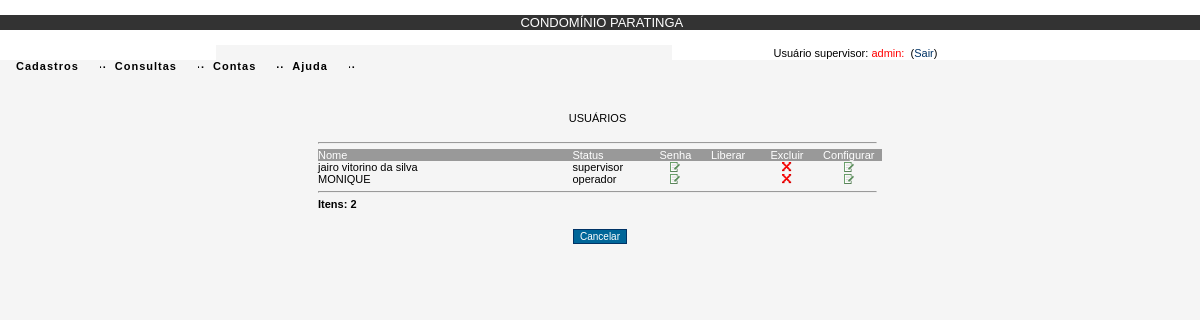
The page /usuario_lista.php (signed in) on the database as committed earlier.
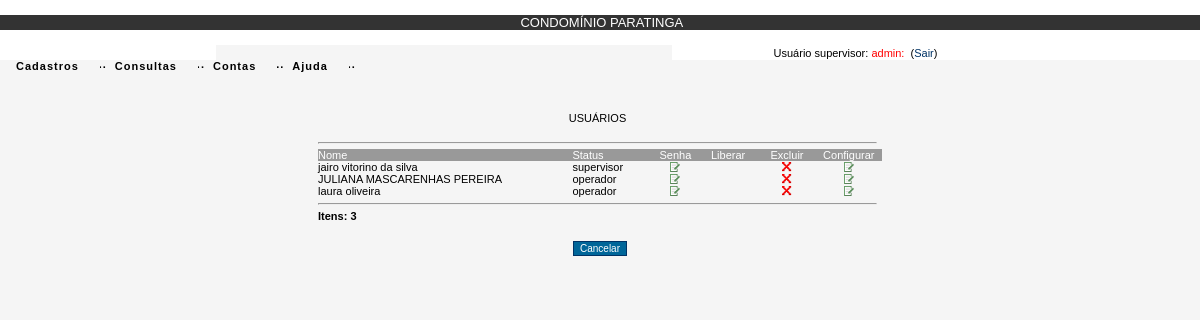
The same page on the database as committed later.
### tables this page shows
CREATE TABLE IF NOT EXISTS `usuarios` (
  `id_usuario` int(11) NOT NULL AUTO_INCREMENT,
  `nm_usuario` varchar(50) NOT NULL,
  `nu_cpf` varchar(11) NOT NULL,
  `nm_login` varchar(50) NOT NULL,
  `nm_senha` varchar(60) NOT NULL,
  `st_usuario` int(11) NOT NULL,
  `nu_ip` varchar(50) NOT NULL,
  `id_sexo` varchar(1) NOT NULL,
  `nu_lote` varchar(2) NOT NULL,
  `nm_quadra` varchar(1) NOT NULL,
  `nu_telefone` varchar(20) NOT NULL,
  `id_status` int(11) NOT NULL DEFAULT '3',
  `dt_cadastro` date NOT NULL,
  PRIMARY KEY (`id_usuario`),
  KEY `id_status` (`id_status`)
);

CREATE TABLE IF NOT EXISTS `status` (
  `id_status` int(11) NOT NULL AUTO_INCREMENT,
  `nm_status` varchar(50) NOT NULL,
  PRIMARY KEY (`id_status`)
);

### usuario_lista.php (the view, shortened to what this page needs)
<?php
 include "cabecalho/cabecalho.php";
  $login_paratinga = @$_SESSION['login_paratinga'];
 if ($login_paratinga){
?>
<html>
<head>
</head>
<link rel="stylesheet" href="css/filadelfia.css" type="text/css">
<body bgcolor="#F5F5F5" onLoad="javascript:caixas()">
<table width="47%" border="0" cellspacing="0" cellpadding="0" align="center">
  <tr>
    <td colspan="6" class="labelCentro">&nbsp;</td>
  </tr>
  <tr>
    <td colspan="6" class="labelCentro">&nbsp;</td>
  </tr>
  <tr>
    <td colspan="6" class="labelCentro">&nbsp;</td>
  </tr>
  <tr>
    <td colspan="6" class="labelCentro">USU&Aacute;RIOS</td>
  </tr>
  <tr>
    <td colspan="6" class="labelCentro">&nbsp;</td>
  </tr>
  <tr>
    <td colspan="6" class="labelCentro"><hr></td>
  </tr>
  <tr bgcolor="#999999">
    <td width="41%" class="labelEsquerda"><font color="#FFFFFF">Nome</font></td>
    <td width="13%" class="labelEsquerda"><font color="#FFFFFF">Status</font></td>
    <td width="8%" class="labelCentro"><font color="#FFFFFF">Senha</font></td>
    <td width="9%" class="labelCentro"><font color="#FFFFFF">Liberar</font></td>
    <td width="10%" class="labelCentro"><font color="#FFFFFF">Excluir</font></td>
    <td width="9%" class="labelCentro"><font color="#FFFFFF">Configurar</font></td>
  </tr>
  <?php
  if ($login_paratinga == 'admin'){
  $sql = mysql_query("SELECT * FROM usuarios, status WHERE usuarios.id_status = status.id_status AND nm_login != 'admin' AND id_usuario != 57 ORDER BY nm_usuario");
  $row = mysql_num_rows($sql);
  } else {
  $sql = mysql_query("SELECT * FROM usuarios, status WHERE usuarios.id_status = status.id_status AND id_usuario = ".$_SESSION['id_usuario']." ORDER BY nm_usuario");
  $row = mysql_num_rows($sql);
  }
    for ( $i=0; $i < $row; $i++ ){
  $id_usuario= mysql_result($sql, $i, "id_usuario");
   $nm_usuario = mysql_result($sql, $i, "nm_usuario");
   $id_status = mysql_result($sql, $i, "id_status");
   $id_status == 3 ? $libera = "<a href='controller/usuario_controller.php?abrirBoasVindas=abrirBoasVindas&id_usuario=$id_usuario&opcao=2'><img src='img/insert.gif' width='10' height='10'></a>" : $libera = "";
   $nm_status = mysql_result($sql, $i, "nm_status");
  ?>
  <tr onMouseOver="move_i(this)" onMouseOut="move_o(this)">
    <td class="labelEsquerda"><?php echo $nm_usuario;?></td>
    <td class="labelEsquerda"><?php echo $nm_status;?></td>
    <td class="labelCentro"><a href="controller/usuario_controller.php?abrirSenha=abrirSenha&id_usuario=<?php echo $id_usuario;?>"><img src="img/insert.gif" width="10" height="10"></a></td>
    <?php if ($_SESSION['login'] == 'admin'){?>
    <td class="labelCentro"><?php echo $libera; ?></a></td>
    <td class="labelCentro"><a href="javascript:del('controller/usuario_controller.php?excluirUsuario=excluirUsuario&id_usuario=<?php echo $id_usuario;?>&opcao=2')"><img src="img/excluir2.gif" width="10" height="10"></a></td>
    <?php } else {?>
    <td class="labelCentro">--</td>
    <td width="2%" class="labelCentro">--</td>
    <?php }?>
    <td width="8%" class="labelCentro"><a href="controller/usuario_controller.php?abrirUsuarioAlt=abrirUsuarioAlt&id_usuario=<?php echo $id_usuario;?>">
      <img src="img/insert.gif" width="10" height="10"></a></td>
  </tr>
  <?php } ?>
  <tr>
    <td colspan="6" class="labelCentro"><hr></td>
  </tr>
  <tr>
    <td class="labelEsquerda"><strong>Itens:&nbsp;<?php echo $i;?></strong></td>
    <td colspan="4" class="labelEsquerda">&nbsp;</td>
    <td class="labelCentro">&nbsp;</td>
  </tr>
</table>
<p align="center">
  <input name="volta" type="button" id="volta" value="Cancelar" onClick="javascript:cancelar('controller/cancela_controller.php?cancelarOperacao=cancelarOperacao')" />
</p>
</body>
<?php
} else {
 include "rodape/rodape.php";
 }
 ?>
</html>

Rows that differ between the two databases and show on the page:
removed usuarios: nm_usuario "MONIQUE", id_status.nm_status "operador"
added usuarios: nm_usuario "JULIANA MASCARENHAS PEREIRA", id_status.nm_status "operador"
added usuarios: nm_usuario "laura oliveira", id_status.nm_status "operador"
Other text that changed with them:
$i: "2" → "3"
